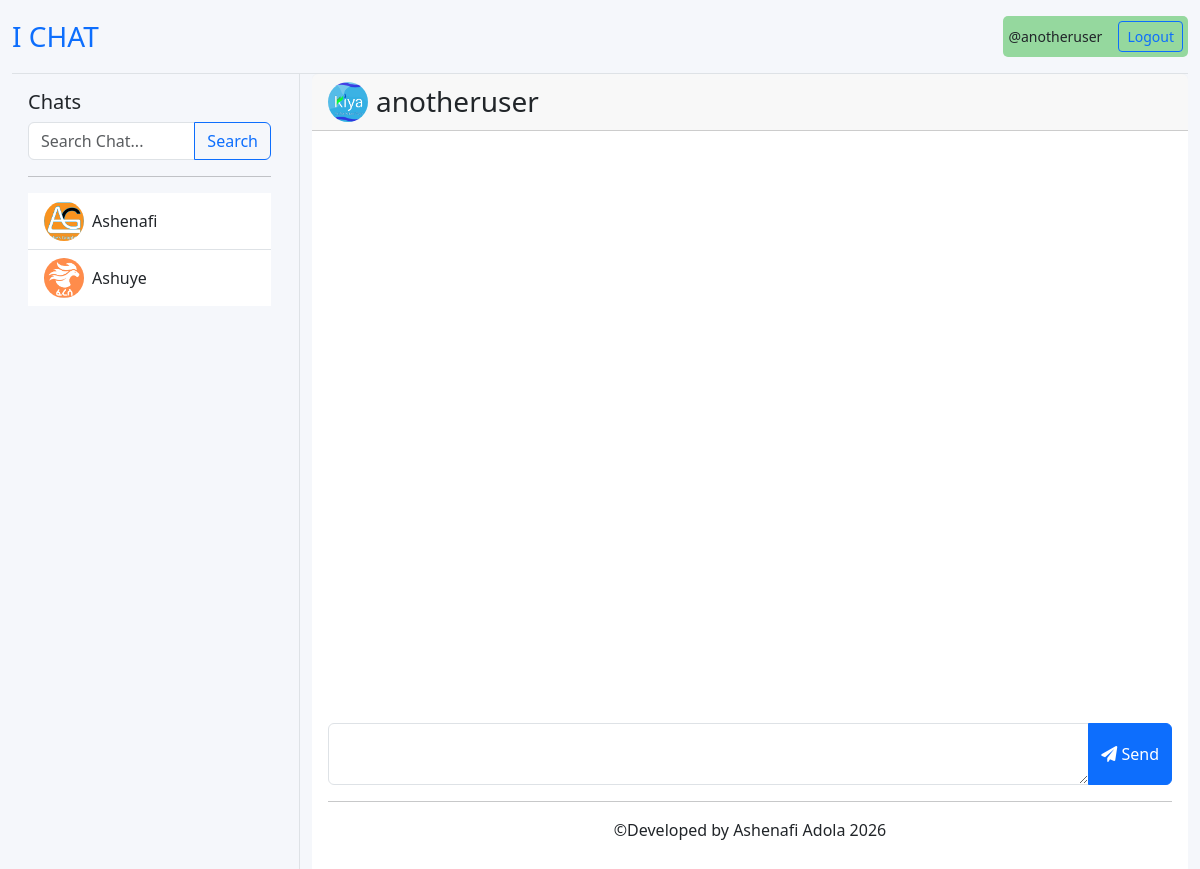
Page /chat/3/ (signed in) on the committed database.
### chat/models.py (models this page shows, shortened)
class CustomUser(AbstractUser):
    profile = models.ImageField(upload_to='profiles/', blank=True, null=True)
    USERNAME_FIELD = 'username'

### chat/views.py (the view)
# urls.py: path('chat/<int:pk>/', views.chatPage, name='chat'),
@login_required(login_url='login')
def chatPage(request, pk):
    user = CustomUser.objects.get(id=pk)
    messages = Message.objects.all()
    form = MessageForm()
    users = CustomUser.objects.all()
    context = {
        'friend':user,
        'messages':messages,
        'form':form,
        'users':users
    }
    return render(request, 'chat/chatroom.html', context)

### chat/forms.py
class MessageForm(ModelForm):
    class Meta:
        model = Message
        fields = ['body']
        widgets = {
            'body': Textarea(attrs={
                'class': 'form-control',
                'rows': 2,
                'name': 'message',
                'style': "width: 100%",
                'data-custom': 'some-value',
                'placeholder': "Type message here..."
            }),
        }

### chat/templates/chat/chatroom.html (shortened to what this page needs)
{% extends 'chat/home.html' %}
{% load static %}
{% block chat %}
<div class="card h-100 border-0 d-flex flex-column">
    <div class="card-header">
        <div class="d-flex align-items-center">
            <a href="" class="text-decoration-none">
                <img src="{{ friend.profile.url }}" alt="profile" style="width: 40px; height: 40px; border-radius: 50%; object-fit: cover;" class="me-2">
            </a>
            <h3 class="card-title mb-0">{{ friend.username }}</h3>
        </div>
    </div>
    <div class="card-body d-flex flex-column p-3 overflow-hidden" style="min-height: 0; flex: 1 1 0;">
        <div class="flex-grow-1 overflow-auto" id="messages" style="min-height: 0; scrollbar-width: none;">
        </div>
        <form method="post" id="form" class="mt-3">
            <div class="input-group">
                <textarea name="message" id="textInput" class="form-control"></textarea>
                <button type="submit" class="btn btn-primary" id="send-btn"><i class="fas fa-paper-plane"></i> Send</button>
            </div>
        </form>
        <hr>
        <div>
            <p style="text-align: center;">©Developed by Ashenafi Adola 2026</p>
        </div>
    </div>
</div>
{% endblock %}

### chat/templates/chat/home.html (shortened to what this page needs)
{% extends 'chat/base.html' %}
{% block content %}
<div class="container-fluid vh-100">
    <div class="row h-100">
        <div class="col-md-4 col-lg-3 border-end d-none d-md-flex flex-column" id="sidebar-desktop">
            <div class="p-3 flex-grow-1 overflow-auto">
               <h3 class="h5">Chats</h3>
                <form action="" method="get" class="mb-3">
                    <div class="input-group">
                        <input type="search" name="p" placeholder="Search Chat..." class="form-control">
                        <button type="submit" class="btn btn-outline-primary">Search</button>
                    </div>
                </form>
                <hr>
                <div class="list-group list-group-flush">
                    {% for user in users %}
                        {% if user != request.user %}
                            <a href="{% url 'chat' user.id %}" class="list-group-item list-group-item-action d-flex align-items-center">
                                <img src="{{ user.profile.url }}" alt="profile" style="width: 40px; height: 40px; border-radius: 50%; object-fit: cover;" class="me-2">
                                {{ user.username.capitalize }}
                            </a>
                        {% endif %}
                    {% endfor %}
                </div>
            </div>
        </div>
        <div class="col-md-8 col-lg-9 d-flex flex-column">
            <div class="flex-grow-1 d-flex flex-column">
                {% block chat %}{% endblock %}
            </div>
        </div>
    </div>
</div>
{% endblock %}

### chat/templates/chat/base.html (shortened to what this page needs)
<!DOCTYPE html>
<html lang="en">
<head>
    <link href="https://cdn.jsdelivr.net/npm/bootstrap@5.3.0/dist/css/bootstrap.min.css" rel="stylesheet">
    <link rel="stylesheet" href="https://cdnjs.cloudflare.com/ajax/libs/font-awesome/6.0.0/css/all.min.css">
</head>
<body class="d-flex flex-column min-vh-100">
    <div class="container-fluid flex-grow-1 d-flex flex-column">
        <header class="d-flex justify-content-between align-items-center py-3 border-bottom">
            <h1 class="h3 mb-0"><a href="{% url 'home' %}" class="text-decoration-none">I CHAT</a></h1>
            {% if request.user.is_authenticated %}
                <div class="d-flex align-items-center" style="background-color: rgb(149, 216, 158); padding: 5px; border-radius: 5px;">
                    <small class="me-3">@{{request.user.username}}</small>
                    <a href="{% url 'logout' %}" class="btn btn-outline-primary btn-sm">Logout</a>
                </div>
            {% endif %}
        </header>
    </div>
    {% block content %}
    {% endblock %}
</body>
</html>

### chat/templates/chat/base.html (style rules this page uses)
body { height: 90%; background-color: #f5f7fb; }

### rows in the picture
CustomUser: user.username "anotheruser", profile (picture), username "anotheruser"
CustomUser: profile (picture), username "Ashenafi"
CustomUser: profile (picture), username "Ashuye"
